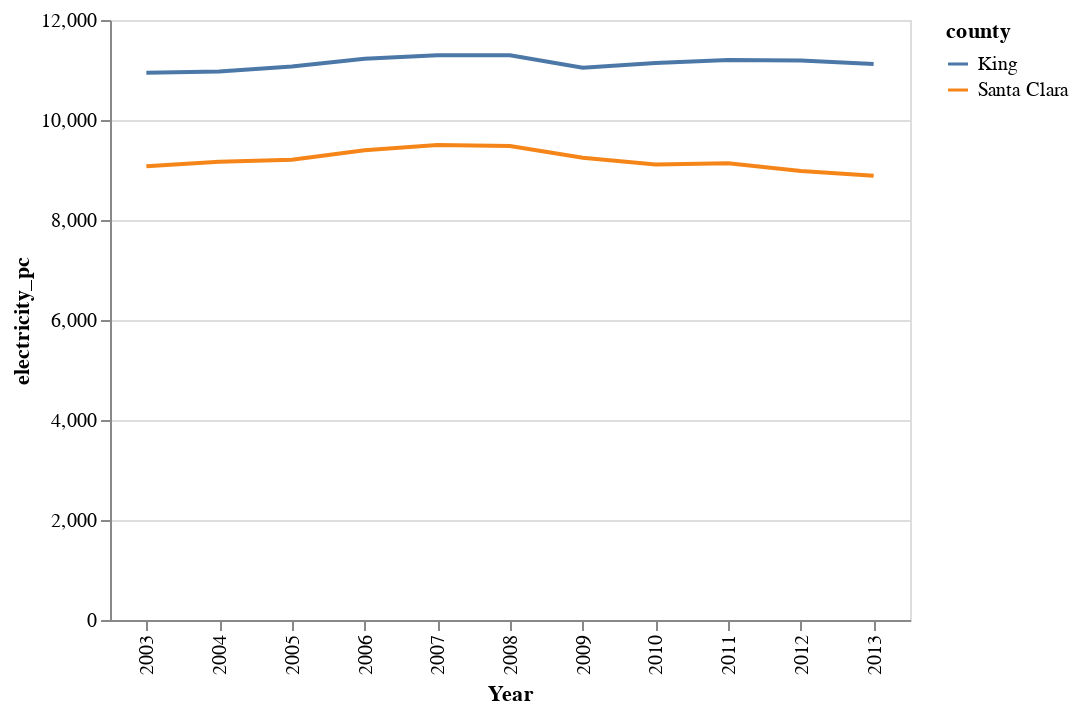

Notebook source saved alongside this figure:
### Code cell
points = alt.Chart(df).mark_line().properties(width=400).encode(
    x='Year:N',
    y='electricity_pc',
    color=alt.condition(brush, 'county:N', alt.value('lightgray'))
).add_selection(
    brush)

points.interactive()

### Figure 1 — Vega-Lite specification as saved in the notebook (floating-point values rounded to 4 significant figures)
{"$schema": "https://vega.github.io/schema/vega-lite/v3.4.0.json", "config": {"mark": {"tooltip": null}, "view": {"height": 300, "width": 400}}, "data": {"name": "data-d55a8f12b9764a6038b4d1ae033609e4"}, "datasets": {"data-d55a8f12b9764a6038b4d1ae033609e4": [{"Year": 2003, "aqi": 12.06, "cost": 11.78, "county": "Santa Clara", "electricity": 15180.0, "electricity_pc": 9075.0, "gas": 482.4, "pop_million": 1.673, "population": 1673000, "post": 0, "treatment": 1}, {"Year": 2004, "aqi": 10.71, "cost": 11.35, "county": "Santa Clara", "electricity": 15360.0, "electricity_pc": 9164.0, "gas": 510.8, "pop_million": 1.676, "population": 1676000, "post": 0, "treatment": 1}, {"Year": 2005, "aqi": 10.97, "cost": 11.63, "county": "Santa Clara", "electricity": 15570.0, "electricity_pc": 9205.0, "gas": 462.9, "pop_million": 1.691, "population": 1691000, "post": 0, "treatment": 1}, {"Year": 2006, "aqi": 8.39, "cost": 12.82, "county": "Santa Clara", "electricity": 16060.0, "electricity_pc": 9396.0, "gas": 485.1, "pop_million": 1.709, "population": 1709000, "post": 0, "treatment": 1}, {"Year": 2007, "aqi": 7.95, "cost": 12.8, "county": "Santa Clara", "electricity": 16460.0, "electricity_pc": 9498.0, "gas": 472.2, "pop_million": 1.733, "population": 1733000, "post": 0, "treatment": 1}, {"Year": 2008, "aqi": 7.83, "cost": 12.49, "county": "Santa Clara", "electricity": 16730.0, "electricity_pc": 9481.0, "gas": 473.2, "pop_million": 1.765, "population": 1765000, "post": 1, "treatment": 1}, {"Year": 2009, "aqi": 6.86, "cost": 13.24, "county": "Santa Clara", "electricity": 16560.0, "electricity_pc": 9244.0, "gas": 461.9, "pop_million": 1.792, "population": 1792000, "post": 1, "treatment": 1}, {"Year": 2010, "aqi": 5.95, "cost": 13.01, "county": "Santa Clara", "electricity": 16270.0, "electricity_pc": 9110.0, "gas": 457.6, "pop_million": 1.786, "population": 1786000, "post": 1, "treatment": 1}, {"Year": 2011, "aqi": 7.04, "cost": 13.05, "county": "Santa Clara", "electricity": 16550.0, "electricity_pc": 9135.0, "gas": 471.7, "pop_million": 1.812, "population": 1812000, "post": 1, "treatment": 1}, {"Year": 2012, "aqi": 6.73, "cost": 13.53, "county": "Santa Clara", "electricity": 16510.0, "electricity_pc": 8981.0, "gas": 454.6, "pop_million": 1.838, "population": 1838000, "post": 1, "treatment": 1}, {"Year": 2013, "aqi": 7.59, "cost": 14.3, "county": "Santa Clara", "electricity": 16580.0, "electricity_pc": 8885.0, "gas": 465.9, "pop_million": 1.866, "population": 1866000, "post": 1, "treatment": 1}, {"Year": 2003, "aqi": 21.62, "cost": 5.86, "county": "King", "electricity": 19340.0, "electricity_pc": 10950.0, "gas": 600.1, "pop_million": 1.767, "population": 1767000, "post": 0, "treatment": 0}, {"Year": 2004, "aqi": 19.42, "cost": 5.8, "county": "King", "electricity": 19520.0, "electricity_pc": 10970.0, "gas": 591.1, "pop_million": 1.779, "population": 1779000, "post": 0, "treatment": 0}, {"Year": 2005, "aqi": 19.45, "cost": 5.87, "county": "King", "electricity": 19930.0, "electricity_pc": 11070.0, "gas": 602.1, "pop_million": 1.8, "population": 1800000, "post": 0, "treatment": 0}, {"Year": 2006, "aqi": 13.67, "cost": 6.14, "county": "King", "electricity": 20510.0, "electricity_pc": 11220.0, "gas": 620.1, "pop_million": 1.828, "population": 1828000, "post": 0, "treatment": 0}, {"Year": 2007, "aqi": 10.62, "cost": 6.37, "county": "King", "electricity": 20930.0, "electricity_pc": 11290.0, "gas": 648.2, "pop_million": 1.853, "population": 1853000, "post": 0, "treatment": 0}, {"Year": 2008, "aqi": 9.45, "cost": 6.55, "county": "King", "electricity": 21250.0, "electricity_pc": 11300.0, "gas": 671.2, "pop_million": 1.881, "population": 1881000, "post": 1, "treatment": 0}, {"Year": 2009, "aqi": 8.27, "cost": 6.59, "county": "King", "electricity": 21190.0, "electricity_pc": 11050.0, "gas": 656.2, "pop_million": 1.918, "population": 1918000, "post": 1, "treatment": 0}, {"Year": 2010, "aqi": 3.41, "cost": 6.66, "county": "King", "electricity": 21590.0, "electricity_pc": 11140.0, "gas": 651.9, "pop_million": 1.938, "population": 1938000, "post": 1, "treatment": 0}, {"Year": 2011, "aqi": 3.43, "cost": 6.78, "county": "King", "electricity": 22110.0, "electricity_pc": 11200.0, "gas": 641.8, "pop_million": 1.974, "population": 1974000, "post": 1, "treatment": 0}, {"Year": 2012, "aqi": 3.18, "cost": 6.94, "county": "King", "electricity": 22500.0, "electricity_pc": 11190.0, "gas": 673.2, "pop_million": 2.011, "population": 2011000, "post": 1, "treatment": 0}, {"Year": 2013, "aqi": 3.41, "cost": 7.09, "county": "King", "electricity": 22760.0, "electricity_pc": 11120.0, "gas": 670.6, "pop_million": 2.047, "population": 2047000, "post": 1, "treatment": 0}]}, "encoding": {"color": {"condition": {"field": "county", "selection": "selector030", "type": "nominal"}, "value": "lightgray"}, "x": {"field": "Year", "type": "nominal"}, "y": {"field": "electricity_pc", "type": "quantitative"}}, "mark": "line", "selection": {"selector030": {"type": "interval"}, "selector040": {"bind": "scales", "encodings": ["x", "y"], "type": "interval"}}, "width": 400}
